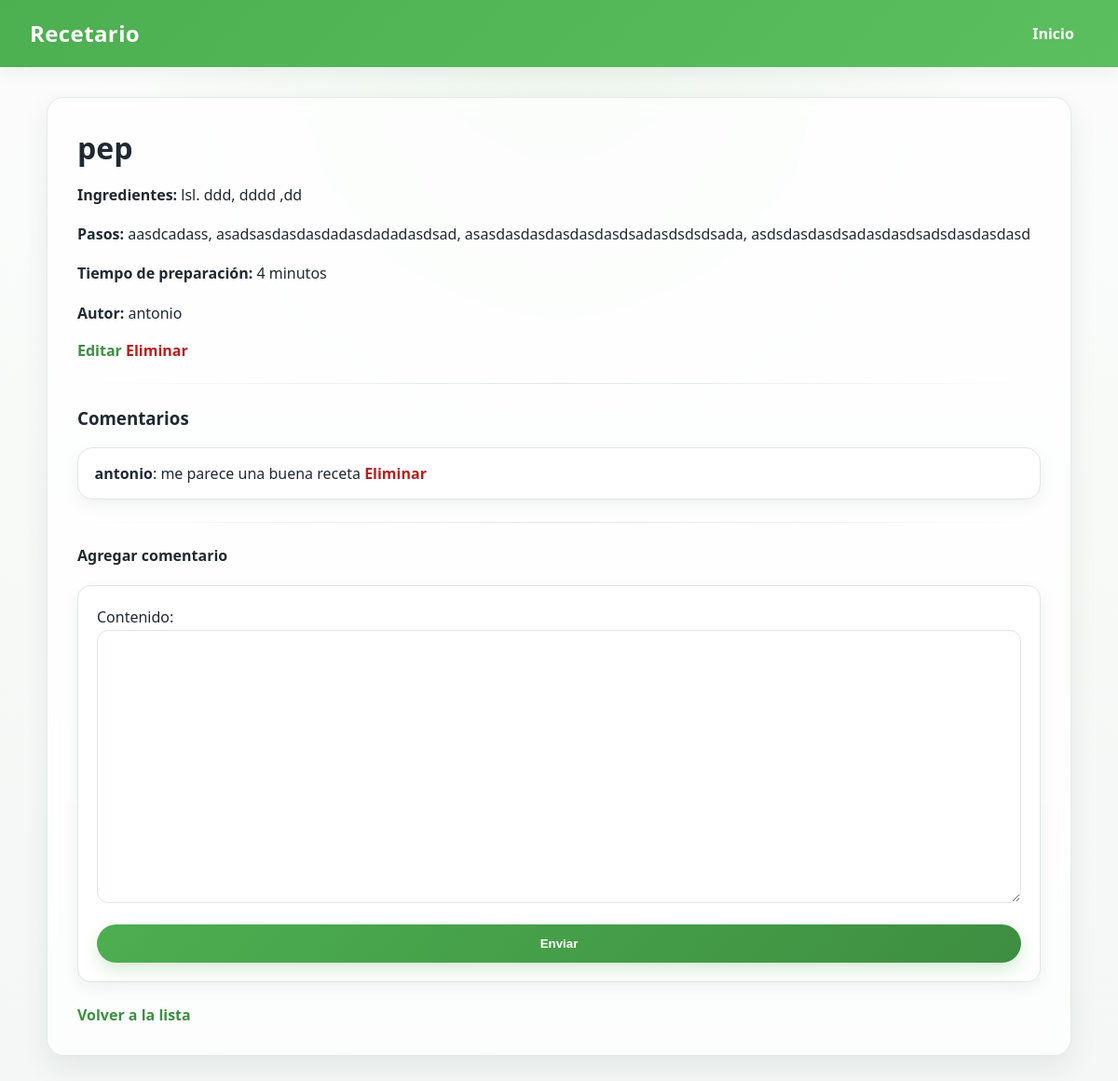
The page /receta/3/ (signed in) on the database its author committed.
### recetas/models.py (models this page shows, shortened)
class Receta(models.Model):
    titulo = models.CharField(max_length = 100)
    ingredientes = models.TextField( blank=False,null=False,max_length=300)
    pasos_elaboracion = models.TextField(blank=False,null=False,max_length=550)
    tiempo_preparacion = models.PositiveIntegerField(blank= True,null=True)
    autor = models.ForeignKey(settings.AUTH_USER_MODEL, on_delete= models.CASCADE, related_name="recetas", default= 0)
    fecha_creacion = models.DateTimeField(default= timezone.now)
    categoria = models.ForeignKey(Categoria, on_delete=models.SET_NULL, null=True, blank=True)
    class Meta:
        ordering = ["-fecha_creacion"]

class Comentario(models.Model):
    contenido = models.TextField(blank=True, null=False)
    autor = models.ForeignKey(settings.AUTH_USER_MODEL,on_delete=models.CASCADE, related_name="comentarios")
    reseta_asociada = models.ForeignKey(Receta, on_delete=models.CASCADE, related_name="recetas")
    fecha_creacion = models.DateTimeField(auto_now_add=True)
    class Meta:
        ordering = ["-fecha_creacion"]

### recetas/views.py (the view)
# urls.py: path("receta/<int:pk>/",DetalleRecetaView.as_view(), name = "detalles_receta"),
class DetalleRecetaView(DetailView):
    model = Receta
    template_name = "recetas/detalles_recetas.html"
    context_object_name = "receta"
    def get_context_data(self, **kwargs):
        context = super().get_context_data(**kwargs)
        context["form_comentario"] = ComentarioForm()
        return context

### recetas/forms.py
class ComentarioForm(forms.ModelForm):
     class Meta:
        model = Comentario
        fields = ["contenido"]

### recetas/templates/recetas/detalles_recetas.html (shortened to what this page needs)
{% extends 'recetas/base.html' %}
{% block content %}
<h2>{{ receta.titulo }}</h2>
<p><strong>Ingredientes:</strong> {{ receta.ingredientes }}</p>
<p><strong>Pasos:</strong> {{ receta.pasos_elaboracion }}</p>
<p><strong>Tiempo de preparación:</strong> {{ receta.tiempo_preparacion }} minutos</p>
<p><strong>Autor:</strong> {{ receta.autor.username }}</p>
{% if user == receta.autor %}
    <a href="{% url 'editar_receta' receta.pk %}">Editar</a>
    <a href="{% url 'eliminar_receta' receta.pk %}">Eliminar</a>
{% endif %}
<hr>
<h3>Comentarios</h3>
<ul>
    {% for comentario in receta.recetas.all %}
        <li>
            <strong>{{ comentario.autor.username }}</strong>: {{ comentario.contenido }}
            {% if user == comentario.autor %}
            <a href="{% url 'eliminar_comentario' comentario.pk %}">Eliminar</a>
            {% endif %}
        </li>
    {% empty %}
        <li>No hay comentarios todavía.</li>
    {% endfor %}
</ul>
<hr>
<h4>Agregar comentario</h4>
{% if user.is_authenticated %}
    <form method="post" action="{% url 'agregar_comentario' receta.pk %}">
        {{ form_comentario.as_p }}
        <button type="submit">Enviar</button>
    </form>
{% else %}
    <p><a href="{% url 'login' %}">Inicia sesión</a> para comentar.</p>
{% endif %}
<a href="{% url 'lista_recetas' %}">Volver a la lista</a>
{% endblock %}

### recetas/static/recetas/style.css (style rules this page uses)
:root { --bg: #f4f7f5; --surface: #ffffff; --surface-alt: #f8fbf8; --text: #1f2933; --muted: #6b7280; --primary: #4caf50; --primary-dark: #3e8e41; --primary-soft: #e8f5e9; --border: #dfe7e1; --shadow: 0 12px 30px rgba(31, 41, 51, 0.08); --shadow-soft: 0 6px 18px rgba(31, 41, 51, 0.06); --radius: 18px; }
* { box-sizing: border-box; }
html { scroll-behavior: smooth; }
body { font-family: 'Segoe UI', Tahoma, Geneva, Verdana, sans-serif; background: radial-gradient(circle at top, rgba(76, 175, 80, 0.08), transparent 35%), linear-gradient(180deg, #fbfcfb 0%, var(--bg) 100%); color: var(--text); margin: 0; min-height: 100vh; display: flex; flex-direction: column; }
main h2, main h3, main h4 { color: var(--text); margin-top: 0; }
main h2 { font-size: 2rem; margin-bottom: 1rem; }
main p { line-height: 1.65; color: var(--text); }
main a { color: var(--primary-dark); text-decoration: none; font-weight: 600; transition: color 0.2s ease, opacity 0.2s ease; }
form { display: grid; gap: 1rem; margin: 1.25rem 0 1.5rem; padding: 1.25rem; background: var(--surface); border: 1px solid var(--border); border-radius: calc(var(--radius) - 4px); box-shadow: var(--shadow-soft); }
form p { margin: 0; }
input, select, textarea { width: 100%; border: 1px solid var(--border); background: var(--surface); color: var(--text); border-radius: 12px; padding: 0.85rem 1rem; font: inherit; outline: none; transition: border-color 0.2s ease, box-shadow 0.2s ease, transform 0.2s ease; }
button, .btn, input[type="submit"] { display: inline-flex; align-items: center; justify-content: center; gap: 0.4rem; border: none; border-radius: 999px; padding: 0.8rem 1.2rem; background: linear-gradient(135deg, var(--primary), var(--primary-dark)); color: white; font-weight: 700; cursor: pointer; text-decoration: none; box-shadow: 0 8px 18px rgba(76, 175, 80, 0.22); transition: transform 0.2s ease, box-shadow 0.2s ease, filter 0.2s ease; }
ul { list-style: none; padding: 0; margin: 1rem 0 1.5rem; display: grid; gap: 0.9rem; }
li { background: var(--surface); border: 1px solid var(--border); border-radius: 16px; padding: 1rem 1.1rem; box-shadow: var(--shadow-soft); }
li strong { color: var(--text); }
hr { border: none; height: 1px; background: linear-gradient(90deg, transparent, var(--border), transparent); margin: 1.5rem 0; }
a[href*="eliminar"] { color: #b91c1c; }
a[href*="editar"] { color: var(--primary-dark); }

### rows shown on the page
Receta: titulo "pep", ingredientes "lsl. ddd, dddd ,dd", pasos_elaboracion "aasdcadass, asadsasdasdasdadasdadadasdsad, asasdasdasdasdasdasdsadasdsdsdsada, asdsdasdasdsadasdasdsadsdasdasdasd", tiempo_preparacion "4", autor.username "antonio"
Comentario: autor.username "antonio", contenido "me parece una buena receta", shows "Eliminar"
